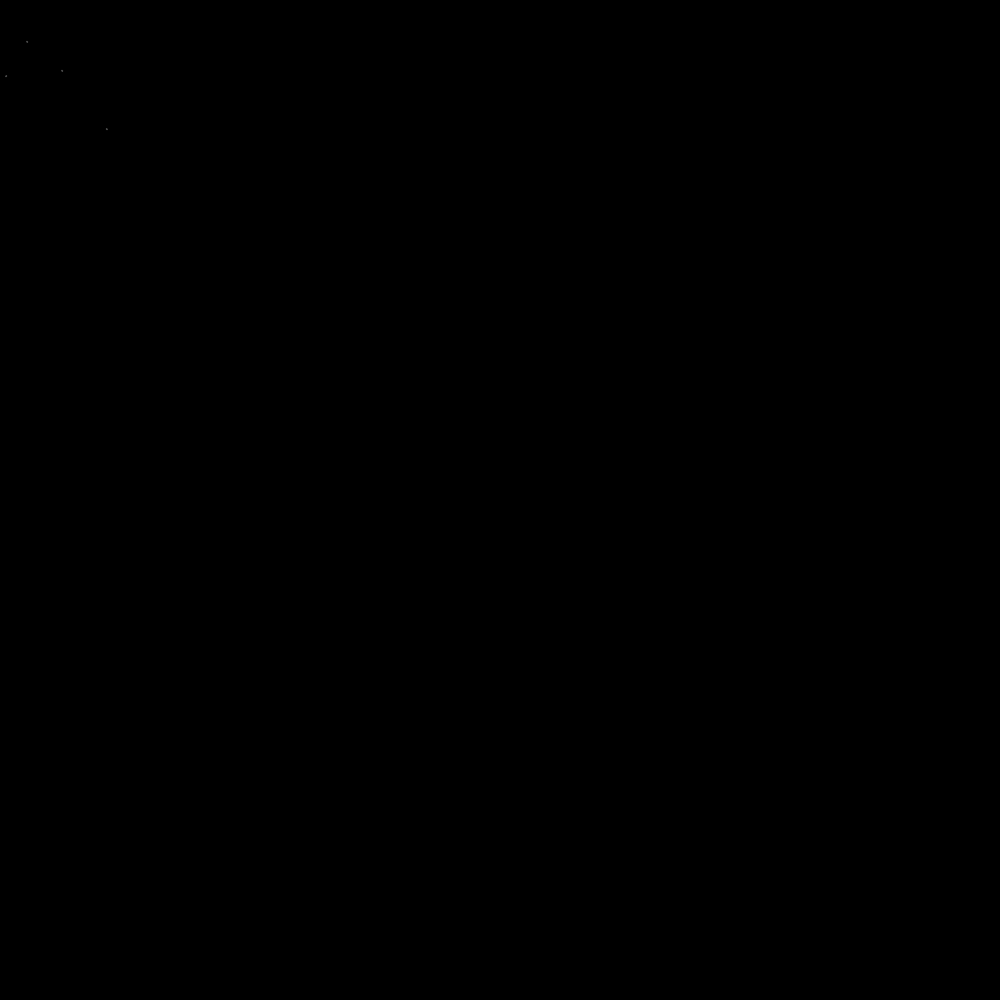
Frame 1 (no input)
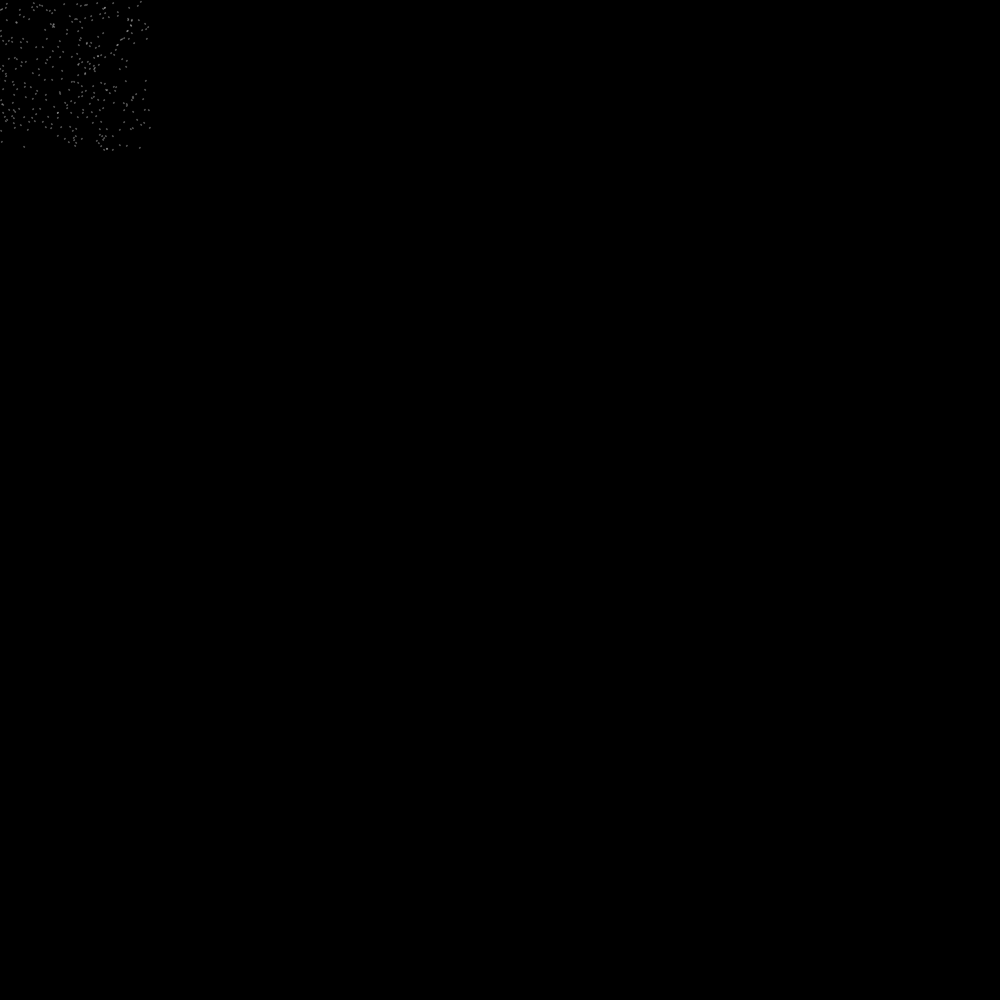
Frame 60 (the mouse pressed at the canvas centre just before this capture)
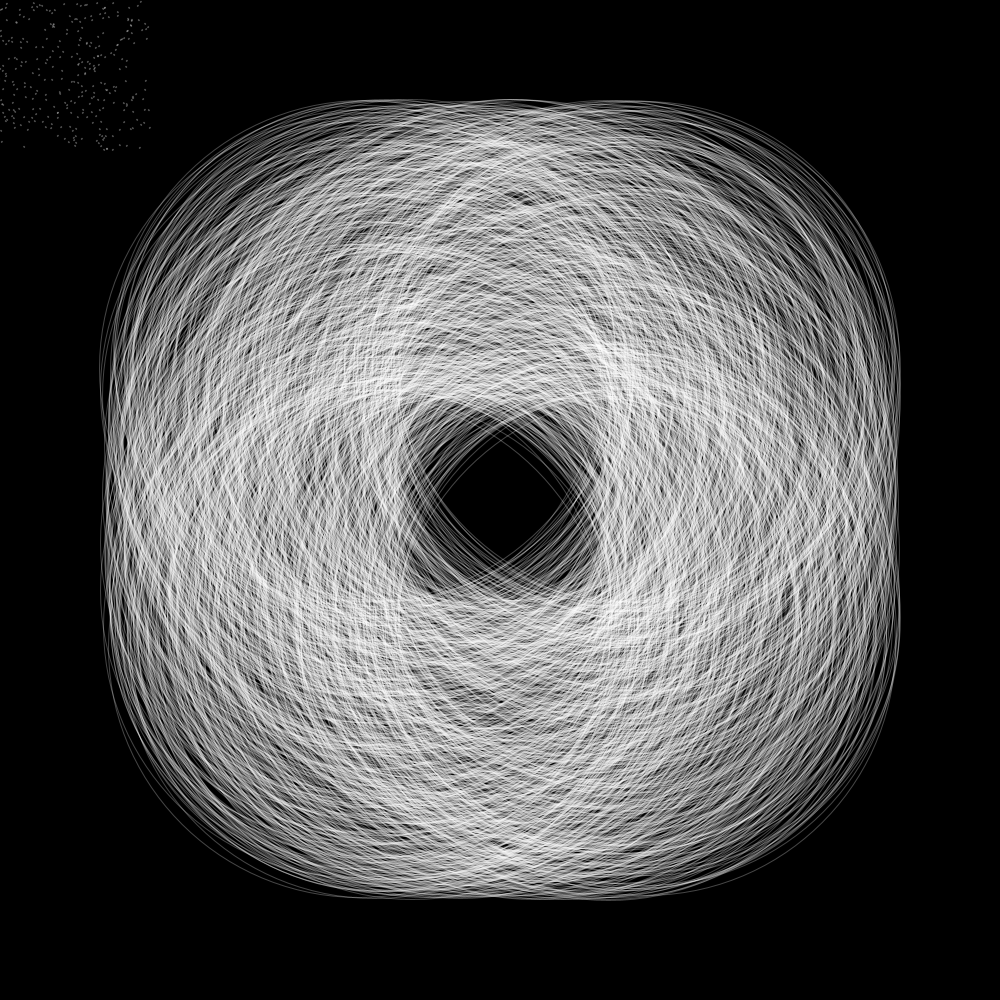
Frame 120 (the mouse held since frame 60 and released just before this capture)

The Processing sketch that drew these frames (run headless with seeded random() and noise(); from frame 60 on, the mouse is pressed at the canvas centre):

// Processing sketch: processing_112173
// ── processing_112173.pde

int randomOffset = 150;
int transparency = 70;
 
void setup() {
  size( 1000, 1000 );
  background( 0 );
  frameRate(25);

}
 
void draw() {
  noFill();
  stroke( 255 , transparency );
   
  for( int i=0; i < 20; i++ ) {
    float startX = random( randomOffset * -1, randomOffset );
    float startY = random( randomOffset * -1, randomOffset );
    float endX   = random( randomOffset * -1, randomOffset );
    float endY   = random( randomOffset * -1, randomOffset );

    ellipse( mouseX + startX , mouseY + startY  , mouseX + 1 , mouseY + 1);
  }
  
  float circleSize = map( mouseX, 0, width, 0, 10 );
  println( mouseX + " : " + circleSize);
  


}
